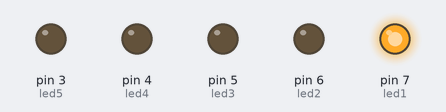
This sketch was run on a simulated Arduino Uno, built with avr-gcc and run on an emulated ATmega328P. Shown: output pins drawn as LEDs (lit = HIGH).

Above: at 1.0 s.
At 3.0 s:
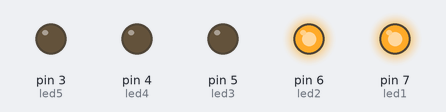
At 5.0 s:
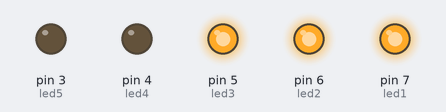
At 7.0 s:
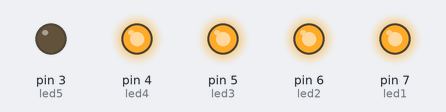
At 9.0 s:
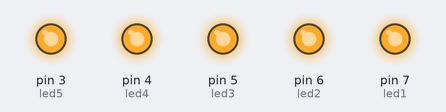
At 11.0 s:
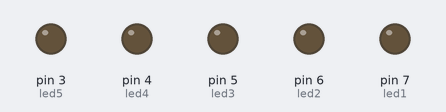
Timing chart, 0 to 15.6 s (numbered marks = the images above):
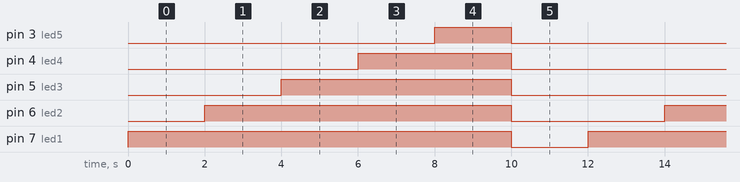

Measured:
- by itself, pin 3 (led5): alternates HIGH for 2.0 s and LOW for 10.0 s
- by itself, pin 4 (led4): alternates HIGH for 4.0 s and LOW for 8.0 s
- by itself, pin 5 (led3): alternates HIGH for 6.0 s and LOW for 6.0 s
- by itself, pin 6 (led2): alternates HIGH for 8.0 s and LOW for 4.0 s
- by itself, pin 7 (led1): alternates HIGH for 10.0 s and LOW for 2.0 s

The sketch:

codigo.ino
```cpp
const int led1 = 7;
const int led2 = 6;
const int led3 = 5;
const int led4 = 4;
const int led5 = 3;

void setup(){
 pinMode(led1, OUTPUT);
 pinMode(led2, OUTPUT);
 pinMode(led3, OUTPUT);
 pinMode(led4, OUTPUT);
 pinMode(led5, OUTPUT);
}

void loop(){
 digitalWrite(led1, HIGH);
  delay(2000);
 digitalWrite(led2, HIGH);
  delay(2000);
 digitalWrite(led3, HIGH);
  delay(2000);
 digitalWrite(led4, HIGH);
  delay(2000);
 digitalWrite(led5, HIGH);
  delay(2000);

 digitalWrite(led1, LOW);
 digitalWrite(led2, LOW);
 digitalWrite(led3, LOW);
 digitalWrite(led4, LOW);
 digitalWrite(led5, LOW);
 delay(2000);
}
```
